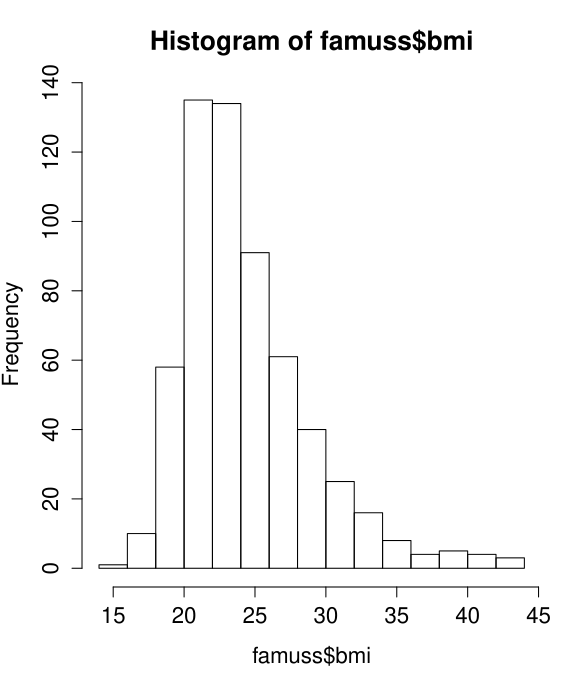

Source code (R):
load("~/Dropbox/working_files/teaching/open_intro/oi_biostat/data_working_dir/data/ch1_intro_oi_biostat/famuss/famuss_09aug2015.Rdata")

hist(famuss$bmi)
